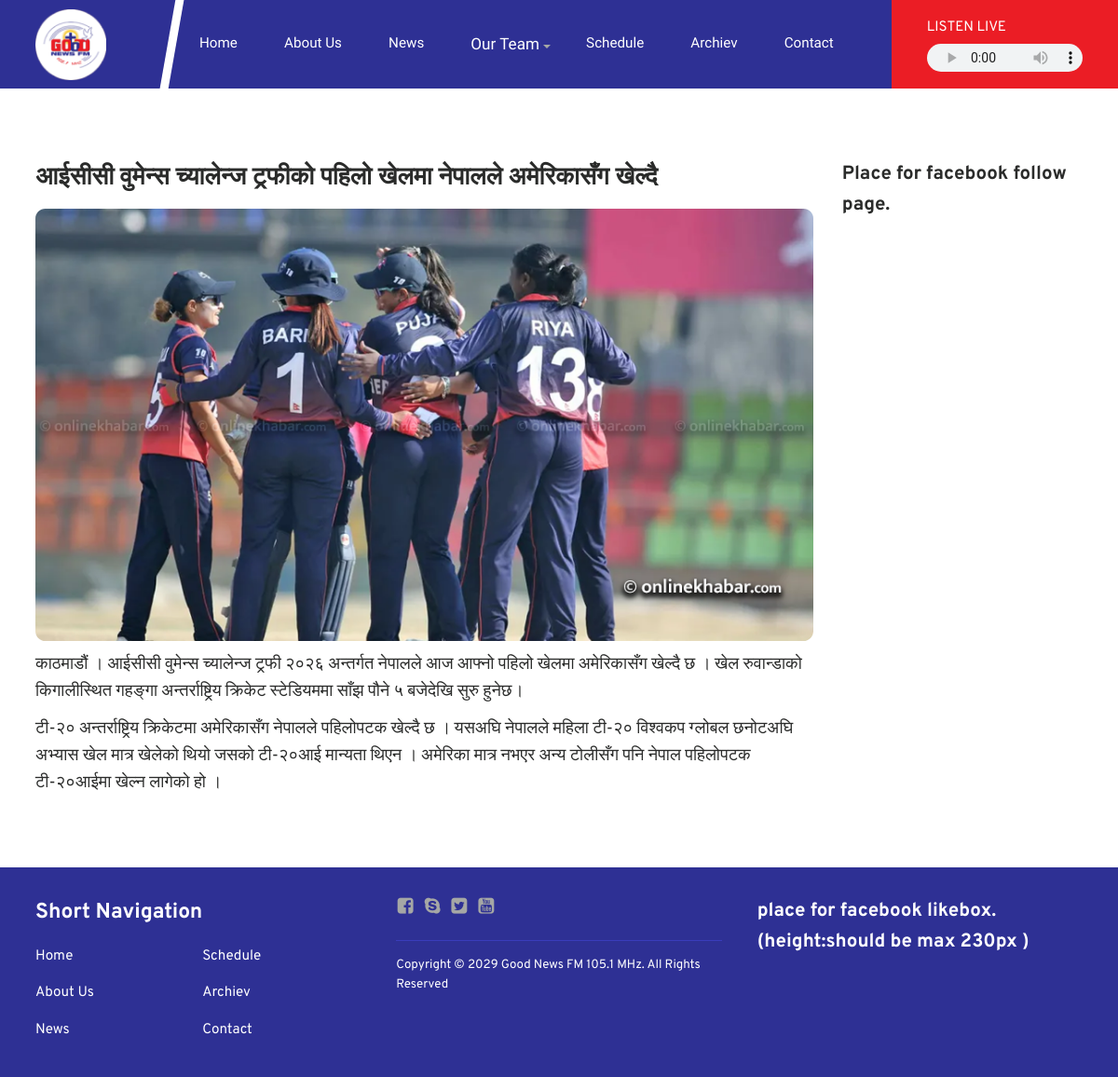
Screenshot of /news/8/ with the database file from the repository.
### fm/models.py (models this page shows, shortened)
class MediaFile(models.Model):
    file = models.FileField(upload_to='cabinet/library/')
    uploaded_at = models.DateTimeField(auto_now_add=True)
    alt_text = models.CharField(max_length=200, blank=True, help_text="Optional description")
    class Meta:
        ordering = ['-uploaded_at']

class NewsPost(models.Model):
    title = models.CharField(max_length=200)
    subtitle = models.CharField(max_length=200, blank=True)
    image = models.ForeignKey(MediaFile, on_delete=models.SET_NULL,
                              null=True, blank=True, related_name='news_images')
    content = HTMLField()
    published_at = models.DateTimeField(default=timezone.now)
    is_published = models.BooleanField(default=True)
    class Meta:
        ordering = ['-published_at']
        verbose_name = 'News Post'
        verbose_name_plural = 'News Posts'

### fmSite/views.py (the view)
# urls.py: path('news/<int:id>/', views.newsDetail, name='newsDetail'),
def newsDetail(request, id):
    post = get_object_or_404(NewsPost, id=id, is_published=True)
    return render(request, 'detail.html', {'post': post})

### fm/context_processors.py (called while the page is built)
def site_logo(request):
    logo = SiteLogo.objects.first()
    return {'site_logo': logo}

### templates/detail.html
{% extends 'base.html' %}
{% load static %}
{% block content %}
	<div class="wrapper dg detail mt80">
		<div class="col_9">
			<h2 class="title">{{post.title}}</h5>
			<div class="content dfc">
				<aside class="img-outer">
					{% if post.image %}
						<img src="{{ post.image.file.url }}" alt="{{ post.title }}">
					{% else %}
						<img src="{% static 'images/default.jpg' %}" alt="{{ post.title }}">
					{% endif %}
				</aside>
				{{ post.content|safe }}
			</div>
		</div>
		<div class="col_3">
			<h4>Place for facebook follow page.</h4>
		</div>
	</div>
{% endblock %}

### templates/header.html (shortened to what this page needs)
{% load static %}
<!DOCTYPE html>
<html lang="en">
<head>
	<link rel="stylesheet" type="text/css" href="{% static 'css/font-styles.css' %}">
	<link rel="stylesheet" type="text/css" href="{% static 'css/owl.carousel.min.css' %}">
	<link rel="stylesheet" type="text/css" href="{% static 'css/jquery.lightbox.min.css' %}">
	<link rel="stylesheet" type="text/css" href="{% static 'css/front.css' %}">
</head>
<body>
	<header class="header">
		<nav class="wrapper df nav">
			<a class="logo" href="{% url 'home' %}">
				{% with logo=site_logo.logo %}
					{% if logo %}
						<img src="{{ logo.file.url }}" alt="Site Logo" class="logo">
					{% else %}
						<img src="{% static 'images/fav.png' %}" alt="Default Logo" class="logo">
					{% endif %}
				{% endwith %}
			</a>
			<ul class="nav_ul df">
				<li class="nav_li">
					<a class="nav_a {% if request.path == '/' %}active{% endif %}" href="{% url 'home' %}">Home</a>
				</li>
				<li class="nav_li">
					<a class="nav_a {% if request.path == '/about' %}active{% endif %}" href="{% url 'about' %}">About Us</a>
				</li>
				<li class="nav_li">
					<a class="nav_a {% if request.path == '/news' %}active{% endif %}" href="{% url 'news' %}">News</a>
				</li>
                <li class="nav_li drop"><a href="#" class="nav_a h5 db {% if request.path == '/team' %}active{% endif %}">Our Team</a>
                </li>
				<li class="nav_li">
					<a class="nav_a {% if request.path == '/program-schedule' %}active{% endif %}" href="{% url 'program-schedule' %}">Schedule</a>
				</li>
				<li class="nav_li">
					<a class="nav_a {% if request.path == '/archiev' %}active{% endif %}" href="{% url 'archiev' %}">Archiev</a>
				</li>
				<li class="nav_li">
					<a class="nav_a {% if request.path == '/contact' %}active{% endif %}" href="{% url 'contact' %}">Contact</a>
				</li>
			</ul>
			<figure class="live dfc">
				<figcaption>Listen Live</figcaption>
				<audio controls>
					<source src="https://streaming.softnep.net:10988/;stream.nsv&type=mp3&volume=60">
				</audio>
			</figure>
		</nav>
	</header>

### static/css/front.css (style rules this page uses)
@media (prefers-reduced-motion: no-preference) { :root { scroll-behavior: smooth; scrollbar-color: #3436a7 #8b8e8b !important; scrollbar-width: thin !important; } }
html { scroll-behavior: smooth; }
@media (max-width: 80em) { html { font-size: 95%; } }
html, body { -webkit-text-size-adjust: 100%; font-family: "Overpass", sans-serif; line-height: 1.6; color: #2A2B2A; -webkit-font-smoothing: antialiased; height: 100%; }
body { font-size: 1rem; }
* { margin: 0; padding: 0; }
*, *::before, *::after { box-sizing: border-box; }
a { font-family: "Chivo", sans-serif; text-decoration: none; color: #2A2B2A; -webkit-transition: 0.5s ease-in-out all; -moz-transition: 0.5s ease-in-out all; -ms-transition: 0.5s ease-in-out all; -o-transition: 0.5s ease-in-out all; transition: 0.5s ease-in-out all; }
ul, ol { list-style-type: none; margin: 0; padding: 0; }
.col_3 { grid-column: span 3; }
.col_9 { grid-column: span 9; }
h2, .h2 { font-size: 1.75rem; }
h4, .h4 { font-size: 1.35rem; }
h5, .h5 { font-size: 1.125rem; }
.df { display: flex; }
.db { display: block; }
.dg { display: grid; }
.wrapper { max-width: 100%; margin-left: auto; margin-right: auto; padding-left: 2.5rem; padding-right: 2.5rem; }
.dfc { display: flex; flex-direction: column; }
.dg { grid-template-columns: repeat(12, 1fr); }
img { vertical-align: middle; max-width: 100%; }
.mt80 { margin: 5rem 0 0; }
.img-outer { overflow: hidden; position: relative; }
.img-outer img { height: 100%; object-fit: cover; -webkit-transition: 0.3s ease-in-out all; -moz-transition: 0.3s ease-in-out all; -ms-transition: 0.3s ease-in-out all; -o-transition: 0.3s ease-in-out all; transition: 0.3s ease-in-out all; width: 100%; }
.header { padding: 0.625rem 0; background-color: #2E3094; position: relative; z-index: 3; }
.header:before, .header:after { content: ""; position: absolute; z-index: -1; }
@media (min-width: 992px) { .header:before { width: .6rem; height: calc( 100% + 6px ); background-color: #ffffff; left: 15%; transform: rotate(10deg); top: -3px; } }
.header:after { right: 0; background-color: #EB1D25; }
@media (min-width: 992px) { .header:after { top: 0; height: 100%; width: 16rem; } }
.header .logo { width: 5rem; }
.nav { grid-gap: 2.5rem; align-items: center; justify-content: space-between; position: relative; }
.nav_ul { grid-gap: 1.5rem; }
.nav_li.drop, .nav_li.with-drop { position: relative; }
.nav_li.drop:before, .nav_li.with-drop:before { transition: all ease-in-out .5s; content: ""; border-right: 4px solid transparent; border-left: 4px solid transparent; right: 2px; top: 1.4rem; position: absolute; border-top: 4px solid #A5A7A5; z-index: 1; }
.nav_a { color: #ffffff; display: block; padding: .5rem .9rem; }
.live { color: #ffffff; text-transform: uppercase; grid-gap: 0.3rem; }
.live audio { width: 11rem; height: 2rem; }
.detail { grid-gap: 2rem; }
.detail .title { text-transform: capitalize; margin: 0 0 0.7rem; }
.detail .content { grid-gap: 0.7rem; font-size: 1.2rem; }
.detail .content .img-outer { -webkit-border-radius: 0.7rem; -moz-border-radius: 0.7rem; border-radius: 0.7rem; }

### rows the page displays
MediaFile: file (picture)
NewsPost: title "आईसीसी वुमेन्स च्यालेन्ज ट्रफीको पहिलो खेलमा नेपालले अमेरिकासँग खेल्दै", image.file (picture), content "काठमाडौं । आईसीसी वुमेन्स च्यालेन्ज ट्रफी २०२६ अन्तर्गत नेपालले आज आफ्नो पहिलो खेलमा अमेरिकासँग खेल्दै छ । खेल रुवान्डाको किगालीस्थित गहङ्गा अन्तर्राष्ट्रिय क्रिकेट स्टेडियममा साँझ पौने ५ बजेदेखि सुरु हुनेछ। टी-२० अन्तर्राष्ट्रिय क्रिकेटमा अमेरिकासँग नेपालले पहिलोपटक खेल्दै छ । यसअघि नेपालले महिला टी-२० विश्वकप ग्लोबल छनोटअघि अभ्यास खेल मात्र खेलेको थियो जसको टी-२०आई मान्यता थिएन । अमेरिका मात्र नभएर अन्य टोलीसँग पनि नेपाल पहिलोपटक टी-२०आईमा खेल्न लागेको हो ।"
